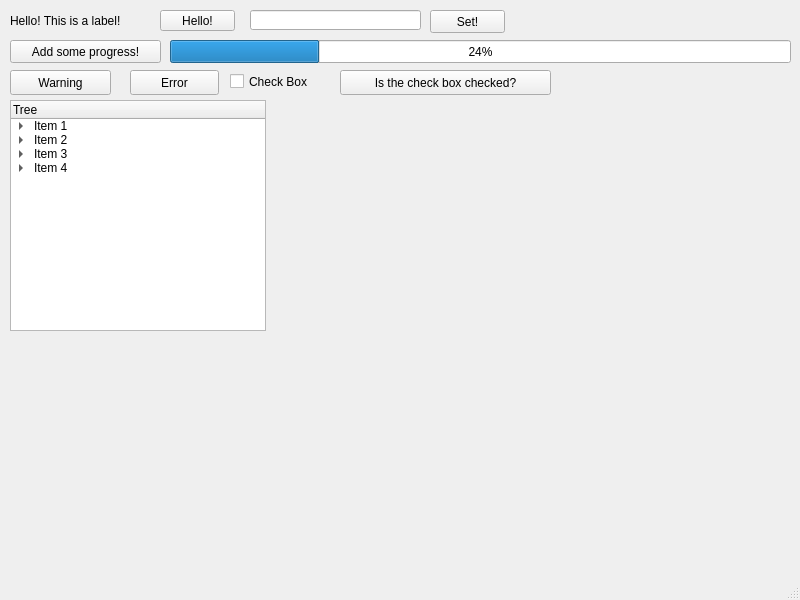
<?xml version="1.0" encoding="UTF-8"?>
<ui version="4.0">
 <class>MainWindow</class>
 <widget class="QMainWindow" name="MainWindow">
  <property name="geometry">
   <rect>
    <x>0</x>
    <y>0</y>
    <width>800</width>
    <height>600</height>
   </rect>
  </property>
  <property name="windowTitle">
   <string>A Qt Project</string>
  </property>
  <property name="windowIcon">
   <iconset>
    <normaloff>icon.png</normaloff>icon.png</iconset>
  </property>
  <widget class="QWidget" name="centralwidget">
   <widget class="QLabel" name="label">
    <property name="geometry">
     <rect>
      <x>10</x>
      <y>10</y>
      <width>141</width>
      <height>21</height>
     </rect>
    </property>
    <property name="text">
     <string>Hello! This is a label!</string>
    </property>
   </widget>
   <widget class="QPushButton" name="pushButton">
    <property name="geometry">
     <rect>
      <x>160</x>
      <y>10</y>
      <width>75</width>
      <height>21</height>
     </rect>
    </property>
    <property name="text">
     <string>Hello!</string>
    </property>
   </widget>
   <widget class="QLineEdit" name="textToSet">
    <property name="geometry">
     <rect>
      <x>250</x>
      <y>10</y>
      <width>171</width>
      <height>20</height>
     </rect>
    </property>
    <property name="whatsThis">
     <string>&lt;html&gt;&lt;head/&gt;&lt;body&gt;&lt;p&gt;Type something here&lt;/p&gt;&lt;/body&gt;&lt;/html&gt;</string>
    </property>
    <property name="text">
     <string/>
    </property>
   </widget>
   <widget class="QPushButton" name="setButton">
    <property name="geometry">
     <rect>
      <x>430</x>
      <y>10</y>
      <width>75</width>
      <height>23</height>
     </rect>
    </property>
    <property name="text">
     <string>Set!</string>
    </property>
   </widget>
   <widget class="QLabel" name="something">
    <property name="geometry">
     <rect>
      <x>520</x>
      <y>10</y>
      <width>271</width>
      <height>21</height>
     </rect>
    </property>
    <property name="text">
     <string/>
    </property>
   </widget>
   <widget class="QProgressBar" name="progressBar">
    <property name="geometry">
     <rect>
      <x>170</x>
      <y>40</y>
      <width>621</width>
      <height>23</height>
     </rect>
    </property>
    <property name="value">
     <number>24</number>
    </property>
   </widget>
   <widget class="QPushButton" name="pushButton_2">
    <property name="geometry">
     <rect>
      <x>10</x>
      <y>40</y>
      <width>151</width>
      <height>23</height>
     </rect>
    </property>
    <property name="text">
     <string>Add some progress!</string>
    </property>
   </widget>
   <widget class="QPushButton" name="warningButton">
    <property name="geometry">
     <rect>
      <x>10</x>
      <y>70</y>
      <width>101</width>
      <height>25</height>
     </rect>
    </property>
    <property name="text">
     <string>Warning</string>
    </property>
   </widget>
   <widget class="QPushButton" name="errorButton">
    <property name="geometry">
     <rect>
      <x>130</x>
      <y>70</y>
      <width>89</width>
      <height>25</height>
     </rect>
    </property>
    <property name="text">
     <string>Error</string>
    </property>
   </widget>
   <widget class="QTreeWidget" name="treeWidget">
    <property name="geometry">
     <rect>
      <x>10</x>
      <y>100</y>
      <width>256</width>
      <height>231</height>
     </rect>
    </property>
    <column>
     <property name="text">
      <string>Tree</string>
     </property>
    </column>
    <item>
     <property name="text">
      <string>Item 1</string>
     </property>
     <item>
      <property name="text">
       <string>Item 1.1</string>
      </property>
     </item>
     <item>
      <property name="text">
       <string>Item 1.2</string>
      </property>
     </item>
    </item>
    <item>
     <property name="text">
      <string>Item 2</string>
     </property>
     <item>
      <property name="text">
       <string>Item 2.1</string>
      </property>
     </item>
     <item>
      <property name="text">
       <string>Item 2.2</string>
      </property>
     </item>
    </item>
    <item>
     <property name="text">
      <string>Item 3</string>
     </property>
     <item>
      <property name="text">
       <string>Item 3.1</string>
      </property>
     </item>
     <item>
      <property name="text">
       <string>Item 3.2</string>
      </property>
     </item>
    </item>
    <item>
     <property name="text">
      <string>Item 4</string>
     </property>
     <item>
      <property name="text">
       <string>Item 4.1</string>
      </property>
     </item>
     <item>
      <property name="text">
       <string>Item 4.2</string>
      </property>
     </item>
    </item>
   </widget>
   <widget class="QCheckBox" name="checkBox">
    <property name="geometry">
     <rect>
      <x>230</x>
      <y>70</y>
      <width>111</width>
      <height>23</height>
     </rect>
    </property>
    <property name="text">
     <string>Check Box</string>
    </property>
   </widget>
   <widget class="QPushButton" name="checkCheckBox">
    <property name="geometry">
     <rect>
      <x>340</x>
      <y>70</y>
      <width>211</width>
      <height>25</height>
     </rect>
    </property>
    <property name="text">
     <string>Is the check box checked?</string>
    </property>
   </widget>
  </widget>
  <widget class="QMenuBar" name="menubar">
   <property name="geometry">
    <rect>
     <x>0</x>
     <y>0</y>
     <width>800</width>
     <height>22</height>
    </rect>
   </property>
  </widget>
  <widget class="QStatusBar" name="statusbar"/>
 </widget>
 <resources/>
 <connections/>
</ui>
